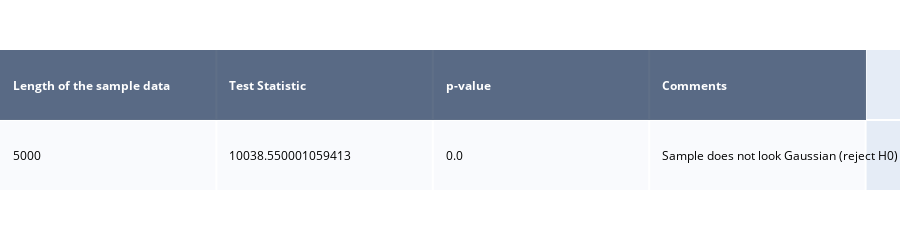

The code cell stored with this chart in its notebook:
### Markdown cell above
From above plots, we can clearly see that there is a significant deviation from Normality. Apart form this graphical analysis, we also perform a statistical test called **D’Agostino and Pearson’s test** which combines skew and kurtosis to produce an omnibus test of normality. This test tests the null hypothesis that a sample comes from a normal distribution.

### Code cell
stat, p = normaltest(df["order_amount"])

alpha = 0.05
if p > alpha:
    msg = 'Sample looks Gaussian (fail to reject H0)'
else:
    msg = 'Sample does not look Gaussian (reject H0)'

result_mat = [
    ['Length of the sample data', 'Test Statistic', 'p-value', 'Comments'],
    [len(df["order_amount"]), stat, p, msg]
]

normt_table = ff.create_table(result_mat)
normt_table['data'][0].colorscale=[[0, '#2a3f5f'],[1, '#ffffff']]
normt_table['layout']['height']=200
normt_table['layout']['margin']['t']=50
normt_table['layout']['margin']['b']=50
normt_table

### Figure 1 — Plotly figure (JSON) as saved in the notebook; plotly's stock layout.template omitted (floating-point values rounded to 4 significant figures)
{"data": [{"colorscale": [[0, "#2a3f5f"], [1, "#ffffff"]], "hoverinfo": "none", "opacity": 0.75, "showscale": false, "type": "heatmap", "z": [[0, 0, 0, 0], [0.5, 0.5, 0.5, 0.5]]}], "layout": {"annotations": [{"align": "left", "font": {"color": "#ffffff"}, "showarrow": false, "text": "<b>Length of the sample data</b>", "x": -0.45, "xanchor": "left", "xref": "x", "y": 0, "yref": "y"}, {"align": "left", "font": {"color": "#ffffff"}, "showarrow": false, "text": "<b>Test Statistic</b>", "x": 0.55, "xanchor": "left", "xref": "x", "y": 0, "yref": "y"}, {"align": "left", "font": {"color": "#ffffff"}, "showarrow": false, "text": "<b>p-value</b>", "x": 1.55, "xanchor": "left", "xref": "x", "y": 0, "yref": "y"}, {"align": "left", "font": {"color": "#ffffff"}, "showarrow": false, "text": "<b>Comments</b>", "x": 2.55, "xanchor": "left", "xref": "x", "y": 0, "yref": "y"}, {"align": "left", "font": {"color": "#000000"}, "showarrow": false, "text": "5000", "x": -0.45, "xanchor": "left", "xref": "x", "y": 1, "yref": "y"}, {"align": "left", "font": {"color": "#000000"}, "showarrow": false, "text": "10038.550001059413", "x": 0.55, "xanchor": "left", "xref": "x", "y": 1, "yref": "y"}, {"align": "left", "font": {"color": "#000000"}, "showarrow": false, "text": "0.0", "x": 1.55, "xanchor": "left", "xref": "x", "y": 1, "yref": "y"}, {"align": "left", "font": {"color": "#000000"}, "showarrow": false, "text": "Sample does not look Gaussian (reject H0)", "x": 2.55, "xanchor": "left", "xref": "x", "y": 1, "yref": "y"}], "height": 200, "margin": {"b": 50, "l": 0, "r": 0, "t": 50}, "xaxis": {"dtick": 1, "gridwidth": 2, "showticklabels": false, "tick0": -0.5, "ticks": "", "zeroline": false}, "yaxis": {"autorange": "reversed", "dtick": 1, "gridwidth": 2, "showticklabels": false, "tick0": 0.5, "ticks": "", "zeroline": false}}}
